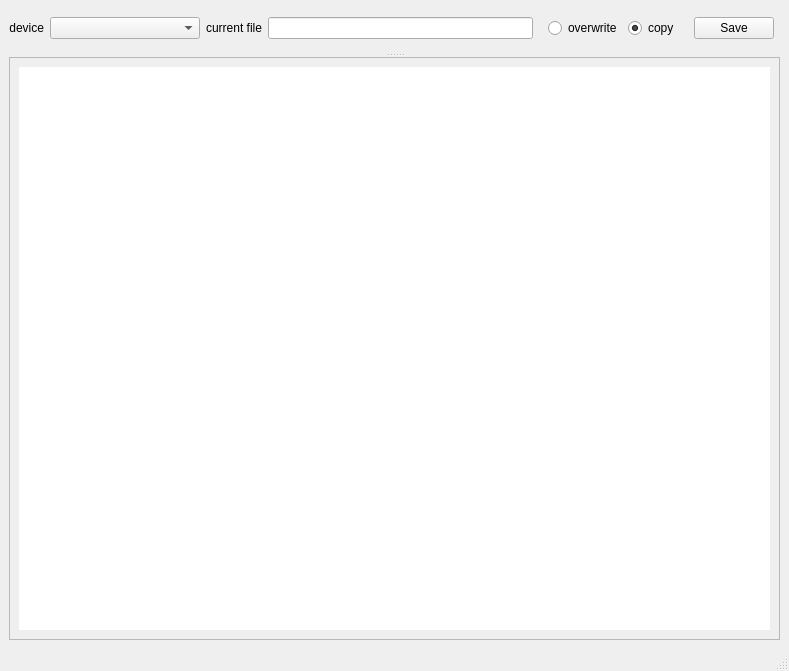
<?xml version="1.0" encoding="UTF-8"?>
<ui version="4.0">
 <class>MainWindow</class>
 <widget class="QMainWindow" name="MainWindow">
  <property name="geometry">
   <rect>
    <x>0</x>
    <y>0</y>
    <width>789</width>
    <height>671</height>
   </rect>
  </property>
  <property name="windowTitle">
   <string>MainWindow</string>
  </property>
  <widget class="QWidget" name="centralwidget">
   <layout class="QGridLayout" name="gridLayout_3">
    <item row="0" column="2">
     <widget class="QLabel" name="current_file_label">
      <property name="text">
       <string>current file</string>
      </property>
      <property name="alignment">
       <set>Qt::AlignRight|Qt::AlignTrailing|Qt::AlignVCenter</set>
      </property>
     </widget>
    </item>
    <item row="0" column="1">
     <widget class="QComboBox" name="device_comboBox">
      <property name="minimumSize">
       <size>
        <width>150</width>
        <height>0</height>
       </size>
      </property>
     </widget>
    </item>
    <item row="0" column="3">
     <widget class="QLineEdit" name="file_field"/>
    </item>
    <item row="0" column="0">
     <widget class="QLabel" name="device_label">
      <property name="text">
       <string>device</string>
      </property>
      <property name="alignment">
       <set>Qt::AlignRight|Qt::AlignTrailing|Qt::AlignVCenter</set>
      </property>
     </widget>
    </item>
    <item row="0" column="5">
     <widget class="QPushButton" name="save_button">
      <property name="text">
       <string>Save</string>
      </property>
     </widget>
    </item>
    <item row="0" column="4">
     <widget class="QWidget" name="widget" native="true">
      <layout class="QGridLayout" name="gridLayout_2">
       <item row="0" column="1">
        <widget class="QRadioButton" name="save_copy">
         <property name="text">
          <string>copy</string>
         </property>
         <property name="checkable">
          <bool>true</bool>
         </property>
         <property name="checked">
          <bool>true</bool>
         </property>
         <property name="autoExclusive">
          <bool>true</bool>
         </property>
        </widget>
       </item>
       <item row="0" column="0">
        <widget class="QRadioButton" name="overwrite_radio">
         <property name="text">
          <string>overwrite</string>
         </property>
        </widget>
       </item>
      </layout>
     </widget>
    </item>
    <item row="1" column="0" colspan="7">
     <widget class="QSplitter" name="splitter">
      <property name="orientation">
       <enum>Qt::Vertical</enum>
      </property>
      <widget class="QWidget" name="layoutWidget">
       <layout class="QGridLayout" name="gridLayout">
        <item row="0" column="0">
         <widget class="QFrame" name="frame">
          <property name="sizePolicy">
           <sizepolicy hsizetype="Preferred" vsizetype="MinimumExpanding">
            <horstretch>0</horstretch>
            <verstretch>0</verstretch>
           </sizepolicy>
          </property>
          <property name="baseSize">
           <size>
            <width>0</width>
            <height>0</height>
           </size>
          </property>
          <property name="frameShape">
           <enum>QFrame::NoFrame</enum>
          </property>
          <property name="frameShadow">
           <enum>QFrame::Raised</enum>
          </property>
         </widget>
        </item>
       </layout>
      </widget>
      <widget class="QScrollArea" name="scrollArea">
       <property name="widgetResizable">
        <bool>true</bool>
       </property>
       <widget class="QWidget" name="scrollAreaWidgetContents">
        <property name="geometry">
         <rect>
          <x>0</x>
          <y>0</y>
          <width>765</width>
          <height>512</height>
         </rect>
        </property>
        <layout class="QGridLayout" name="gridLayout_5">
         <item row="1" column="0">
          <widget class="QPlainTextEdit" name="text_area">
           <property name="sizePolicy">
            <sizepolicy hsizetype="Expanding" vsizetype="Expanding">
             <horstretch>0</horstretch>
             <verstretch>0</verstretch>
            </sizepolicy>
           </property>
           <property name="frameShape">
            <enum>QFrame::NoFrame</enum>
           </property>
           <property name="frameShadow">
            <enum>QFrame::Plain</enum>
           </property>
           <property name="lineWrapMode">
            <enum>QPlainTextEdit::NoWrap</enum>
           </property>
          </widget>
         </item>
        </layout>
       </widget>
      </widget>
     </widget>
    </item>
   </layout>
  </widget>
  <widget class="QMenuBar" name="menubar">
   <property name="geometry">
    <rect>
     <x>0</x>
     <y>0</y>
     <width>789</width>
     <height>26</height>
    </rect>
   </property>
  </widget>
  <widget class="QStatusBar" name="statusbar"/>
  <action name="actionopen">
   <property name="text">
    <string>open</string>
   </property>
  </action>
 </widget>
 <resources/>
 <connections/>
</ui>
